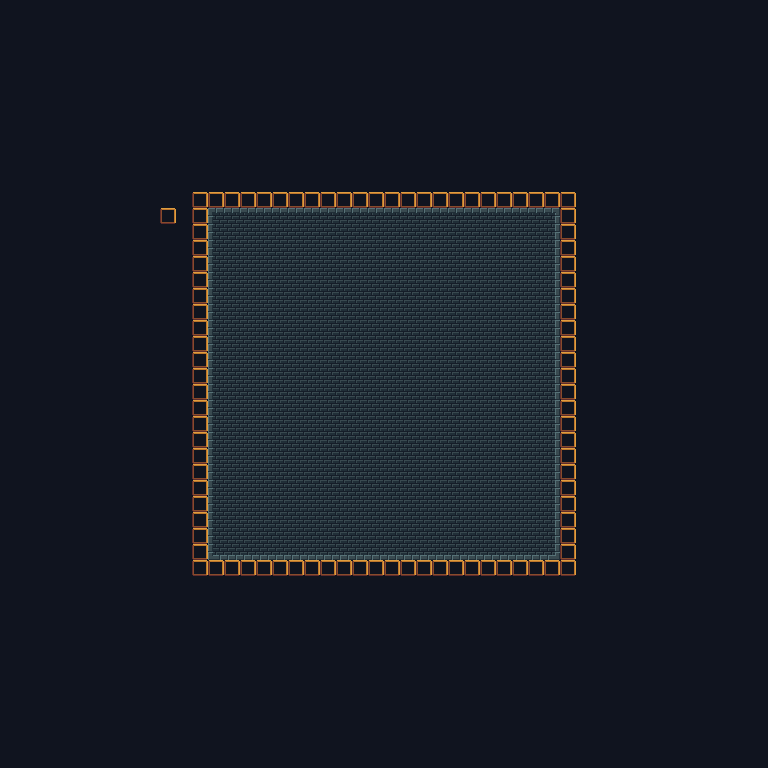

The image is a tile-based game level rendered from a .tmx file. Its description and source (layers, tilesets, objects; grid data summarised) follow:
An orthogonal 48x48 tile map with 16x16 px tiles, 2 tile layers (Floor, GameplayLayer).

<map version="1.10" orientation="orthogonal" width="48" height="48" tilewidth="16" tileheight="16" infinite="0">
  <tileset version="1.10" tiledversion="1.10.2" tilecount="1024" columns="32" source="..\..\StandardTileset.tsx" firstgid="1">
    <image source="StandardTilesetIcons.png" width="512" height="512" />
    <wangsets>
      <wangset name="CollisionSet" type="mixed" tile="-1">
        <wangcolor name="SolidCollision" color="#ff0000" tile="-1" probability="1" />
        <wangtile tileid="0" wangid="1,1,1,1,1,1,1,1" />
        <wangtile tileid="73" wangid="1,1,0,0,0,1,1,1" />
        <wangtile tileid="74" wangid="1,1,1,1,0,0,0,1" />
        <wangtile tileid="75" wangid="0,0,0,1,0,0,0,0" />
        <wangtile tileid="76" wangid="0,0,0,1,1,1,0,0" />
        <wangtile tileid="77" wangid="0,0,0,0,0,1,0,0" />
        <wangtile tileid="105" wangid="0,0,0,1,1,1,1,1" />
        <wangtile tileid="106" wangid="0,1,1,1,1,1,0,0" />
        <wangtile tileid="107" wangid="0,1,1,1,0,0,0,0" />
        <wangtile tileid="109" wangid="0,0,0,0,0,1,1,1" />
        <wangtile tileid="139" wangid="0,1,0,0,0,0,0,0" />
        <wangtile tileid="140" wangid="1,1,0,0,0,0,0,1" />
        <wangtile tileid="141" wangid="0,0,0,0,0,0,0,1" />
      </wangset>
      <wangset name="Bricks" type="mixed" tile="-1">
        <wangcolor name="Walls" color="#00ff00" tile="-1" probability="1" />
        <wangcolor name="Platforms" color="#aa0000" tile="-1" probability="1" />
        <wangcolor name="Darkness" color="#0000ff" tile="-1" probability="1" />
        <wangtile tileid="288" wangid="0,0,0,2,0,0,0,0" />
        <wangtile tileid="289" wangid="0,0,0,2,0,2,0,0" />
        <wangtile tileid="290" wangid="0,0,0,0,0,2,0,0" />
        <wangtile tileid="294" wangid="0,0,1,0,1,0,0,0" />
        <wangtile tileid="295" wangid="0,0,1,0,1,0,1,0" />
        <wangtile tileid="296" wangid="0,0,0,0,1,0,1,0" />
        <wangtile tileid="320" wangid="0,2,0,2,0,0,0,0" />
        <wangtile tileid="321" wangid="0,2,0,2,0,2,0,2" />
        <wangtile tileid="322" wangid="0,0,0,0,0,2,0,2" />
        <wangtile tileid="326" wangid="1,0,1,0,1,0,0,0" />
        <wangtile tileid="327" wangid="1,0,1,0,1,0,1,0" />
        <wangtile tileid="328" wangid="1,0,0,0,1,0,1,0" />
        <wangtile tileid="352" wangid="0,2,0,0,0,0,0,0" />
        <wangtile tileid="353" wangid="0,2,0,0,0,0,0,2" />
        <wangtile tileid="354" wangid="0,0,0,0,0,0,0,2" />
        <wangtile tileid="358" wangid="1,0,1,0,0,0,0,0" />
        <wangtile tileid="359" wangid="1,0,1,0,0,0,1,0" />
        <wangtile tileid="360" wangid="1,0,0,0,0,0,1,0" />
        <wangtile tileid="361" wangid="0,0,0,0,1,0,0,0" />
        <wangtile tileid="384" wangid="0,2,0,3,0,2,0,2" />
        <wangtile tileid="385" wangid="0,2,0,3,0,3,0,2" />
        <wangtile tileid="386" wangid="0,2,0,2,0,3,0,2" />
        <wangtile tileid="392" wangid="0,0,1,0,0,0,0,0" />
        <wangtile tileid="393" wangid="1,0,1,0,1,0,1,0" />
        <wangtile tileid="394" wangid="0,0,0,0,0,0,1,0" />
        <wangtile tileid="416" wangid="0,3,0,3,0,2,0,2" />
        <wangtile tileid="417" wangid="0,3,0,3,0,3,0,3" />
        <wangtile tileid="418" wangid="0,2,0,2,0,3,0,3" />
        <wangtile tileid="424" wangid="0,0,1,0,0,0,1,0" />
        <wangtile tileid="425" wangid="1,0,0,0,0,0,0,0" />
        <wangtile tileid="426" wangid="1,0,0,0,1,0,0,0" />
        <wangtile tileid="448" wangid="0,3,0,2,0,2,0,2" />
        <wangtile tileid="449" wangid="0,3,0,2,0,2,0,3" />
        <wangtile tileid="450" wangid="0,2,0,2,0,2,0,3" />
        <wangtile tileid="480" wangid="0,3,0,2,0,3,0,3" />
        <wangtile tileid="481" wangid="0,3,0,2,0,2,0,3" />
        <wangtile tileid="482" wangid="0,3,0,3,0,2,0,3" />
        <wangtile tileid="512" wangid="0,2,0,2,0,3,0,3" />
        <wangtile tileid="513" wangid="0,2,0,2,0,2,0,2" />
        <wangtile tileid="514" wangid="0,3,0,3,0,2,0,2" />
        <wangtile tileid="521" wangid="0,2,0,0,0,2,0,2" />
        <wangtile tileid="522" wangid="0,2,0,2,0,0,0,2" />
        <wangtile tileid="544" wangid="0,2,0,3,0,3,0,3" />
        <wangtile tileid="545" wangid="0,2,0,3,0,3,0,2" />
        <wangtile tileid="546" wangid="0,3,0,3,0,3,0,2" />
        <wangtile tileid="553" wangid="0,0,0,2,0,2,0,2" />
        <wangtile tileid="554" wangid="0,2,0,2,0,2,0,0" />
      </wangset>
      <wangset name="Blob" type="mixed" tile="-1">
        <wangcolor name="Big Bricks" color="#ff0000" tile="-1" probability="1" />
        <wangcolor name="Small Bricks" color="#00ff00" tile="-1" probability="1" />
        <wangtile tileid="299" wangid="1,1,2,2,2,1,1,1" />
        <wangtile tileid="300" wangid="1,1,2,2,2,2,2,1" />
        <wangtile tileid="301" wangid="1,1,1,1,2,2,2,1" />
        <wangtile tileid="302" wangid="1,1,1,1,2,1,1,1" />
        <wangtile tileid="303" wangid="2,2,2,1,2,2,2,2" />
        <wangtile tileid="304" wangid="2,2,2,1,2,1,2,2" />
        <wangtile tileid="305" wangid="2,2,2,2,2,1,2,2" />
        <wangtile tileid="331" wangid="2,2,2,2,2,1,1,1" />
        <wangtile tileid="332" wangid="2,2,2,2,2,2,2,2" />
        <wangtile tileid="333" wangid="2,1,1,1,2,2,2,2" />
        <wangtile tileid="334" wangid="2,1,1,1,2,1,1,1" />
        <wangtile tileid="335" wangid="2,1,2,1,2,2,2,2" />
        <wangtile tileid="336" wangid="2,1,2,1,2,1,2,1" />
        <wangtile tileid="337" wangid="2,2,2,2,2,1,2,1" />
        <wangtile tileid="363" wangid="2,2,2,1,1,1,1,1" />
        <wangtile tileid="364" wangid="2,2,2,1,1,1,2,2" />
        <wangtile tileid="365" wangid="2,1,1,1,1,1,2,2" />
        <wangtile tileid="366" wangid="2,1,1,1,1,1,1,1" />
        <wangtile tileid="367" wangid="2,1,2,2,2,2,2,2" />
        <wangtile tileid="368" wangid="2,1,2,2,2,2,2,1" />
        <wangtile tileid="369" wangid="2,2,2,2,2,2,2,1" />
        <wangtile tileid="395" wangid="1,1,2,1,1,1,1,1" />
        <wangtile tileid="396" wangid="1,1,2,1,1,1,2,1" />
        <wangtile tileid="397" wangid="1,1,1,1,1,1,2,1" />
        <wangtile tileid="399" wangid="1,1,2,1,2,2,2,1" />
        <wangtile tileid="400" wangid="1,1,2,1,2,1,2,1" />
        <wangtile tileid="401" wangid="1,1,2,2,2,1,2,1" />
        <wangtile tileid="420" wangid="1,1,1,1,1,1,1,1" />
        <wangtile tileid="427" wangid="2,2,2,1,2,1,1,1" />
        <wangtile tileid="428" wangid="2,1,1,1,2,1,2,2" />
        <wangtile tileid="429" wangid="2,2,2,1,2,2,2,1" />
        <wangtile tileid="430" wangid="2,1,2,2,2,1,2,2" />
        <wangtile tileid="431" wangid="2,1,2,1,1,1,2,2" />
        <wangtile tileid="432" wangid="2,1,2,1,1,1,2,1" />
        <wangtile tileid="433" wangid="2,2,2,1,1,1,2,1" />
        <wangtile tileid="459" wangid="2,1,2,1,2,1,1,1" />
        <wangtile tileid="460" wangid="2,1,1,1,2,1,2,1" />
        <wangtile tileid="461" wangid="1,1,2,1,2,1,1,1" />
        <wangtile tileid="462" wangid="1,1,1,1,2,1,2,1" />
        <wangtile tileid="463" wangid="2,1,2,1,2,1,2,2" />
        <wangtile tileid="464" wangid="2,2,2,1,2,1,2,1" />
        <wangtile tileid="491" wangid="2,1,2,2,2,1,1,1" />
        <wangtile tileid="492" wangid="2,1,1,1,2,2,2,1" />
        <wangtile tileid="493" wangid="2,1,2,1,1,1,1,1" />
        <wangtile tileid="494" wangid="2,1,1,1,1,1,2,1" />
        <wangtile tileid="495" wangid="2,1,2,1,2,2,2,1" />
        <wangtile tileid="496" wangid="2,1,2,2,2,1,2,1" />
      </wangset>
    </wangsets>
  </tileset>
  <layer name="Floor" id="2" tintcolor="#ffffff" opacity="1" visible="1" parallaxx="1" parallaxy="1" offsetx="0" offsety="0" width="48" height="48">
    <properties />
    <data>[2304 cells, 2304 non-empty, 10 distinct tile ids]</data>
  </layer>
  <layer name="GameplayLayer" id="1" tintcolor="#ffffff" opacity="1" visible="1" parallaxx="1" parallaxy="1" offsetx="0" offsety="0" width="48" height="48">
    <properties />
    <data>[2304 cells, 93 non-empty, 1 distinct tile ids]</data>
  </layer>
</map>
